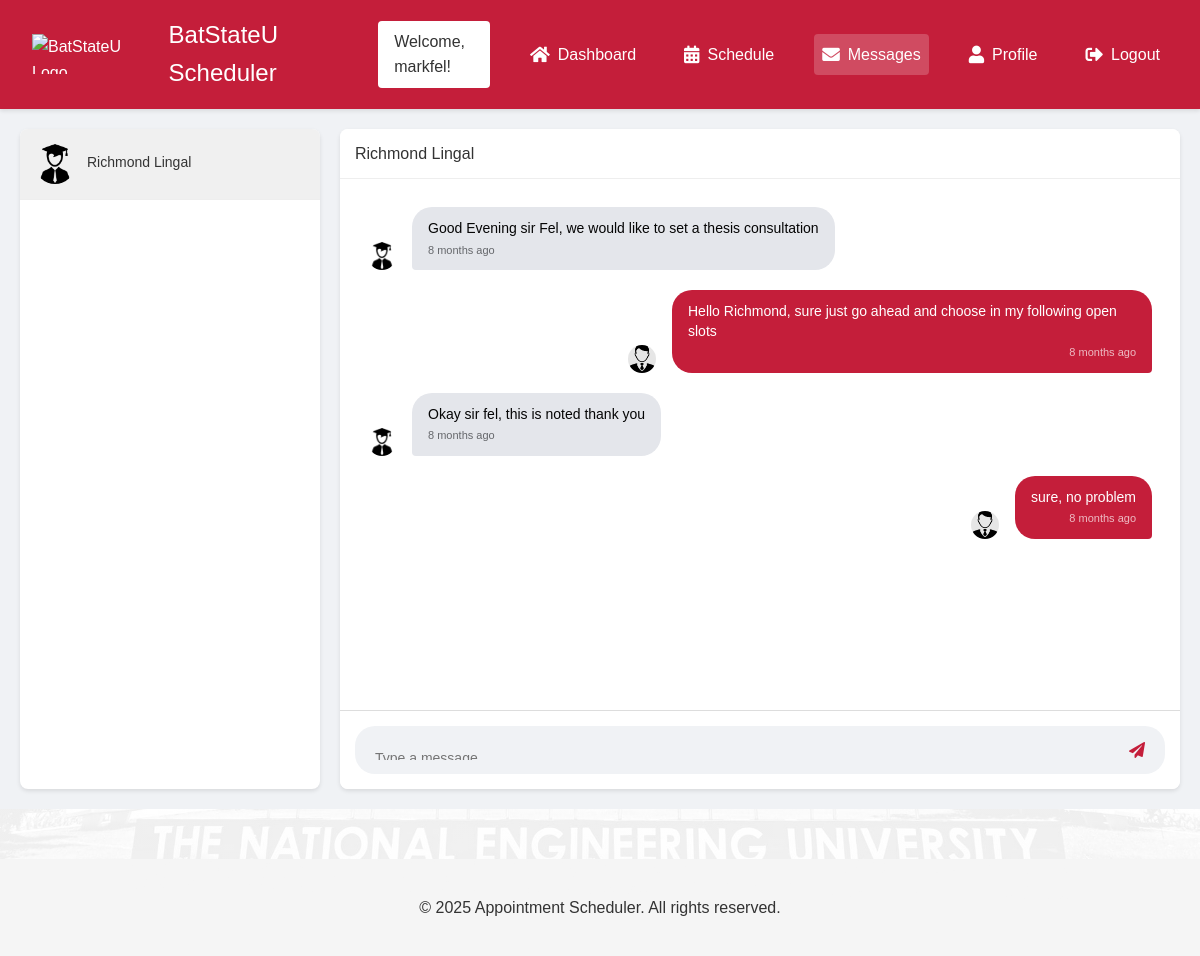
Page /faculty-messages/ (signed in) on the committed database.
### AppointmentWebsite/models.py (models this page shows)
class Message(models.Model):
    student = models.ForeignKey(User, on_delete=models.CASCADE, related_name='student_messages')
    faculty = models.ForeignKey(User, on_delete=models.CASCADE, related_name='faculty_messages')
    content = models.TextField()
    sender_type = models.CharField(max_length=10, choices=[('student', 'Student'), ('faculty', 'Faculty')])
    attachment = models.FileField(upload_to='message_attachments/', null=True, blank=True)
    is_read = models.BooleanField(default=False)
    created_at = models.DateTimeField(auto_now_add=True)
    updated_at = models.DateTimeField(auto_now=True)
    class Meta:
        ordering = ['-created_at']
    def __str__(self):
        return f"Message from {self.get_sender().get_full_name()} to {self.get_recipient().get_full_name()}"
    def get_sender(self):
        return self.student if self.sender_type == 'student' else self.faculty
    def get_recipient(self):
        return self.faculty if self.sender_type == 'student' else self.student

### Appointment_Scheduler/views.py (the view)
# urls.py: path('faculty-messages/', views.faculty_messages_view, name='faculty_messages'),
@login_required
def faculty_messages_view(request):
    try:
        user_profile = request.user.userprofile
        if user_profile.user_type != 'faculty':
            raise PermissionDenied
        selected_student_id = request.GET.get('student_id')
        students = User.objects.filter(
            student_messages__faculty=request.user  # Get students who have messages with this faculty
        ).distinct()  # Use distinct to avoid duplicates
        if selected_student_id:
            messages = Message.objects.filter(
                faculty=request.user,
                student_id=selected_student_id
            ).order_by('-created_at')
        else:
            messages = Message.objects.filter(
                faculty=request.user
            ).order_by('-created_at')
        print(f"Number of students found: {students.count()}")  # Debug print
        print(f"Students: {[s.get_full_name() for s in students]}")  # Debug print
        print(f"Number of messages: {messages.count()}")  # Debug print
        return render(request, 'faculty_messages.html', {
            'messages': messages,
            'students': students
        })
    except UserProfile.DoesNotExist:
        messages.error(request, 'User profile not found')
        return redirect('logout')

### templates/faculty_messages.html (shortened to what this page needs)
{% extends 'base.html' %}
{% load static %}
{% block content %}
<div class="messages-page">
    <div class="students-list">
        {% if students %}
            {% for student in students %}
                <div class="student-item {% if forloop.first %}active{% endif %}" data-student-id="{{ student.id }}">
                    <img src="{% if student.profile_picture %}{{ student.profile_picture.url }}{% else %}{% static 'images/student.png' %}{% endif %}"
                         class="student-avatar" alt="{{ student.get_full_name }}">
                    <div class="student-info">
                        <div class="student-name">{{ student.get_full_name }}</div>
                    </div>
                </div>
            {% empty %}
                <div class="no-students">
                    <p>No messages from students</p>
                </div>
            {% endfor %}
        {% else %}
            <div class="no-students">
                <p>No messages from students</p>
            </div>
        {% endif %}
    </div>
    <div class="chat-container">
        <div class="chat-header" id="chatHeader">
            <h3></h3>
        </div>
        <div class="messages-area" id="messagesArea">
            <div class="messages-wrapper">
                {% if messages %}
                    {% for message in messages reversed %}
                        {% if message.sender_type == 'faculty' and message.faculty == user %}
                            <div class="message-group sent">
                                <div class="message sent">
                                    {{ message.content }}
                                    <div class="message-time">{{ message.created_at|timesince }} ago</div>
                                </div>
                                <img src="{% if user.profile_picture %}{{ user.profile_picture.url }}{% else %}{% static 'images/faculty.png' %}{% endif %}"
                                     class="message-avatar" alt="Your profile picture">
                            </div>
                        {% else %}
                            <div class="message-group received">
                                <img src="{% if message.student.profile_picture %}{{ message.student.profile_picture.url }}{% else %}{% static 'images/student.png' %}{% endif %}"
                                     class="message-avatar" alt="{{ message.student.get_full_name }}">
                                <div class="message received">
                                    {{ message.content }}
                                    <div class="message-time">{{ message.created_at|timesince }} ago</div>
                                </div>
                            </div>
                        {% endif %}
                    {% endfor %}
                {% else %}
                    <div class="no-messages">
                        <p>Select a student to view messages</p>
                    </div>
                {% endif %}
            </div>
        </div>
        <div class="message-input-area">
            <form id="messageForm" method="post" action="{% url 'send_message' %}">
                <div class="input-wrapper">
                    <textarea class="message-input"
                            id="messageContent"
                            name="content"
                            placeholder="Type a message..."
                            rows="1"></textarea>
                    <button type="submit" class="send-button">
                        <i class="fas fa-paper-plane"></i>
                    </button>
                </div>
            </form>
        </div>
    </div>
</div>
{% endblock %}

### templates/header.html (shortened to what this page needs)
{% load static %}
<header class="site-header">
    <div class="header-content">
        <div class="left-section">
            <img src="https://batstate-u.edu.ph/wp-content/uploads/2022/05/BatStateU-NEU-Logo.png" alt="BatStateU Logo" class="logo">
            <span class="logo-text">BatStateU Scheduler</span>
        </div>
        {% if user.is_authenticated %}
        <div class="right-section">
            <div class="welcome-box">
                Welcome, {{ user.username }}!
            </div>
            <nav class="nav-menu">
                <a href="{% url 'dashboard' %}" class="nav-link {% if request.path == '/dashboard/' %}active{% endif %}">
                    <i class="fas fa-home"></i> Dashboard
                </a>
                <a href="{% url 'schedule' %}" class="nav-link {% if 'schedule' in request.path %}active{% endif %}">
                    <i class="fas fa-calendar-alt"></i> Schedule
                </a>
                <a href="{% url 'messages' %}" class="nav-link {% if 'messages' in request.path %}active{% endif %}">
                    <i class="fas fa-envelope"></i> Messages
                </a>
                <a href="{% url 'profile' %}" class="nav-link {% if 'profile' in request.path %}active{% endif %}">
                    <i class="fas fa-user"></i> Profile
                </a>
                <a href="{% url 'logout' %}" class="nav-link">
                    <i class="fas fa-sign-out-alt"></i> Logout
                </a>
            </nav>
        </div>
        {% endif %}
    </div>
</header>
<link rel="stylesheet" href="https://cdnjs.cloudflare.com/ajax/libs/font-awesome/5.15.4/css/all.min.css">

### static/css/style.css (style rules this page uses)
:root { --primary-red: #9D2235; --dark-red: #7B1E2B; --white: #FFFFFF; --light-gray: #F5F5F5; --dark-gray: #333333; --border-gray: #DDDDDD; }
body { font-family: Arial, sans-serif; line-height: 1.6; margin: 0; padding: 0; background-image: linear-gradient(rgba(255, 255, 255, 0.7), rgba(255, 255, 255, 0.7)), url('../images/batstate-bg.jpg'); background-repeat: no-repeat; background-position: center center; background-attachment: fixed; background-size: cover; min-height: 100vh; width: 100%; }
.site-header { background-color: rgba(255, 255, 255, 0.95); box-shadow: 0 1px 3px rgba(0,0,0,0.1); }
.site-header { background-color: rgba(255, 255, 255, 0.95); box-shadow: 0 2px 4px rgba(0,0,0,0.1); padding: 1rem 2rem; position: sticky; top: 0; z-index: 1000; }
.header-content { display: flex; justify-content: space-between; align-items: center; max-width: 1200px; margin: 0 auto; }

### templates/faculty_messages.html (style rules this page uses)
.messages-page { display: flex; height: calc(100vh - 100px); padding: 20px; background: #f0f2f5; }
.students-list { width: 300px; background: white; border-radius: 8px; overflow-y: auto; margin-right: 20px; box-shadow: 0 2px 4px rgba(0,0,0,0.1); }
.student-item { display: flex; align-items: center; padding: 15px; cursor: pointer; border-bottom: 1px solid #eee; transition: background-color 0.2s; }
.student-item.active { background-color: #f0f0f0; }
.student-avatar { width: 40px; height: 40px; border-radius: 50%; margin-right: 12px; object-fit: cover; }
.student-info { flex: 1; }
.student-name { font-size: 14px; color: #333; margin-bottom: 4px; }
.chat-container { flex: 1; display: flex; flex-direction: column; background: white; border-radius: 8px; overflow: hidden; box-shadow: 0 2px 4px rgba(0,0,0,0.1); }
.chat-header { padding: 15px; border-bottom: 1px solid #eee; background: white; }
.chat-header h3 { margin: 0; font-size: 16px; color: #333; }
.messages-area { flex: 1; overflow-y: auto; padding: 20px; background: white; }
.messages-wrapper { display: flex; flex-direction: column; }
.message-group { display: flex; align-items: flex-end; margin: 8px 0; width: 100%; }
.message-group.sent { flex-direction: row-reverse; justify-content: flex-start; }
.message-group.received { flex-direction: row; justify-content: flex-start; }
.message { max-width: 60%; padding: 12px 16px; border-radius: 20px; word-wrap: break-word; font-size: 14px; line-height: 1.4; margin: 0 8px; }
.message.sent { background-color: #C41E3A; color: white; border-bottom-right-radius: 4px; }
.message.received { background-color: #E4E6EB; color: #050505; border-bottom-left-radius: 4px; }
.message-avatar { width: 28px; height: 28px; border-radius: 50%; margin: 0 8px; object-fit: cover; }
.message-time { font-size: 11px; margin-top: 4px; }
.message.sent .message-time { color: rgba(255, 255, 255, 0.7); text-align: right; }
.message.received .message-time { color: #65676B; text-align: left; }
.message-input-area { padding: 15px; border-top: 1px solid #ddd; background: white; }
.input-wrapper { display: flex; align-items: center; gap: 10px; background: #F0F2F5; border-radius: 20px; padding: 8px 12px; }
.message-input { flex: 1; padding: 8px; border: none; background: transparent; resize: none; height: 20px; font-size: 14px; line-height: 20px; outline: none; }
.send-button { background: transparent; color: #C41E3A; border: none; width: 32px; height: 32px; border-radius: 50%; cursor: pointer; display: flex; align-items: center; justify-content: center; transition: background-color 0.2s; }
.message-group + .message-group { margin-top: 12px; }

### templates/header.html (style rules this page uses)
.site-header { background-color: #C41E3A; padding: 1rem 2rem; color: white; }
.header-content { max-width: 1200px; margin: 0 auto; display: flex; justify-content: space-between; align-items: center; }
.left-section { display: flex; align-items: center; gap: 1rem; }
.logo { height: 40px; width: auto; }
.logo-text { font-size: 1.5rem; font-weight: 500; color: white; }
.right-section { display: flex; align-items: center; gap: 2rem; }
.welcome-box { background-color: white; color: #333; padding: 0.5rem 1rem; border-radius: 4px; font-weight: 500; }
.nav-menu { display: flex; gap: 2rem; align-items: center; }
.nav-link { color: white; text-decoration: none; display: flex; align-items: center; gap: 0.5rem; font-weight: 500; padding: 0.5rem; border-radius: 4px; transition: all 0.2s ease; }
.nav-link.active { background-color: rgba(255, 255, 255, 0.2); }
.nav-link i { font-size: 1.1rem; }

### rows in the picture
Message: content "Good Evening sir Fel, we would like to set a thesis consultation", created_at "8 months"
Message: content "Hello Richmond, sure just go ahead and choose in my following open slots", created_at "8 months"
Message: content "Okay sir fel, this is noted thank you", created_at "8 months"
Message: content "sure, no problem", created_at "8 months"

### other values in the picture
{{ user.username }} "markfel"
{{ student.get_full_name }} "Richmond Lingal"
